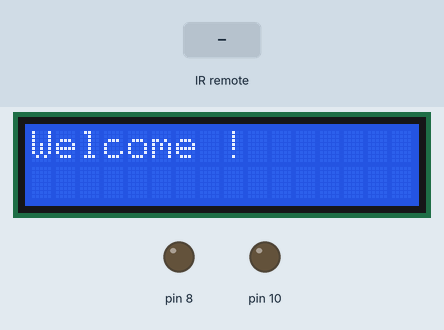
The sketch below on a simulated Arduino Uno, built with avr-gcc and run on an emulated ATmega328P. Shown: 16×2 character LCD, output pins drawn as LEDs (lit = HIGH). The inputs (shaded band) are chosen by the test bench. What the sketch prints to the serial monitor is not drawn.

Above: at 0.1 s.
6.3 s: infrared code 0x38863BE0 received
At 7.1 s:
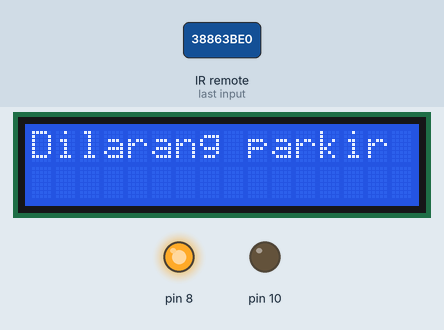
At 8.4 s:
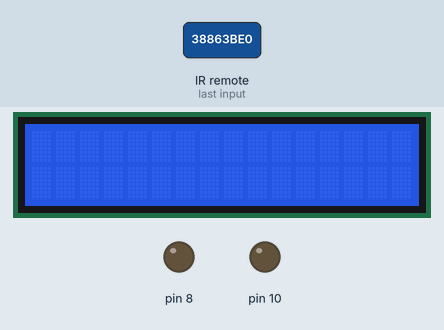
8.8 s: infrared code 0xAAAA4445 received
At 9.6 s:
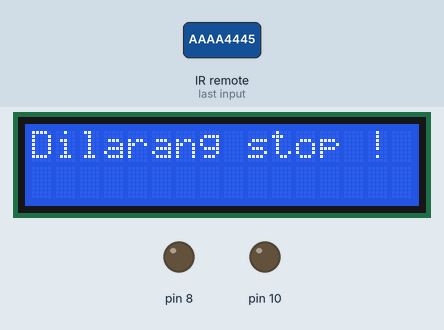
Timing chart, 0 to 11.8 s (numbered marks = the images above; inputs shaded):
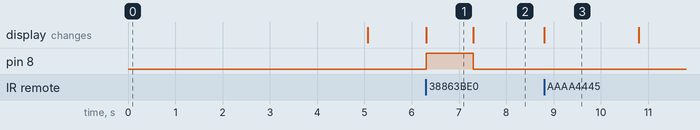

The sketch:

Receiver.ino
```cpp
#include <IRremote.h>
#include <LiquidCrystal.h>

LiquidCrystal lcd(7, 6, 5, 4, 3, 2);
IRrecv sensor(13);
decode_results hasil;

void setup(){
  Serial.begin(9600);
  sensor.enableIRIn();
  lcd.begin(16, 2);
  pinMode(10,OUTPUT);
  pinMode(8, OUTPUT);
  String teks = "Welcome !";
  lcd.print(teks);
  delay(5000);
  lcd.clear();
}

void loop() {
  if (sensor.decode(&hasil)) {
    Serial.println(hasil.value, HEX);
    //delay(500);
    if(hasil.value == 0x38863BE0 || hasil.value == 0x3886){
      lcd.setCursor(0,0);
      String teks = "Dilarang parkir";
      lcd.print(teks);
      digitalWrite(8,1);
      delay(1000);
    }else if(hasil.value == 0xAAAA4445){
      lcd.setCursor(0,0);
      String teks = "Dilarang stop !";
      lcd.print(teks);
      delay(2000);
    }else if(hasil.value == 0xAAAA4445){
      lcd.setCursor(0,0);
      String teks = "Dilarang putar balik";
      lcd.print(teks);
      delay(2000);
    }
    digitalWrite(8,0);
    sensor.resume();
  }
  else{
    lcd.clear();
  }
}
```

Measured:
- after the input at 6.3 s, pin 8: LOW → HIGH at once, → LOW 1.0 s later; the display: changes at once (image 1)
- after the input at 8.8 s, the display: changes at once (image 3)
- what the display in image 1 shows lasts 1.0 s, from 6.3 s to 7.3 s
- what the display in image 3 shows lasts 2.0 s, from 8.8 s to 10.8 s
